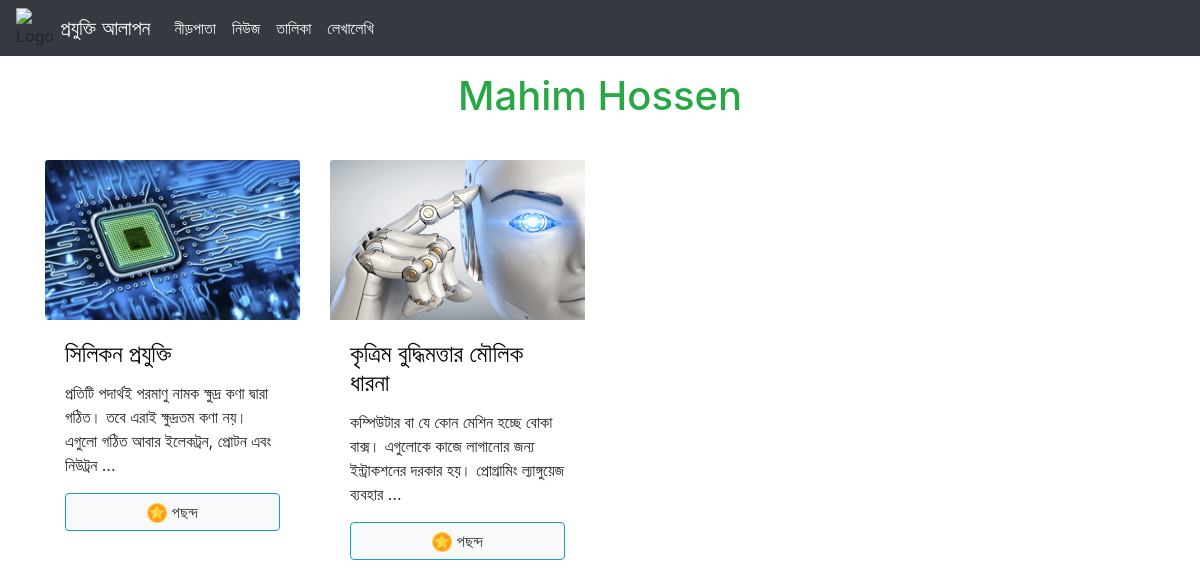
Page /project/person.php?userid=11 on the committed database.
### tables this page shows
CREATE TABLE `user_list` (
  `id` int(11) NOT NULL,
  `username` varchar(30) NOT NULL,
  `firstname` varchar(30) NOT NULL,
  `lastname` varchar(30) NOT NULL,
  `password` varchar(44) NOT NULL,
  `email` varchar(255) NOT NULL,
  `state` int(1) NOT NULL,
  `admin` int(1) NOT NULL
);

CREATE TABLE `posts` (
  `post_id` int(11) NOT NULL,
  `user_id` int(11) NOT NULL,
  `title` mediumtext NOT NULL,
  `date` date NOT NULL,
  `content` mediumtext NOT NULL,
  `state` int(1) NOT NULL
);

CREATE TABLE `picture` (
  `pic_id` int(11) NOT NULL,
  `post_id` int(11) NOT NULL,
  `user_id` int(11) NOT NULL,
  `caption` varchar(300) NOT NULL,
  `pic` varchar(512) NOT NULL
);

### project/person.php (the view, shortened to what this page needs)
<!DOCTYPE html>
<?php
    if(isset($_GET['userid'])){
        include_once "includes/connect_db.php";
        $iid = $_GET['userid'];
        mysqli_query($conn,'SET CHARACTER SET utf8');
        mysqli_query($conn,"SET SESSION collation_connection ='utf8_general_ci'");
    }
    else{
        header('location: index.php?id=not_set');
    }
?>
<html>
<?php include_once 'header.php';?>
<body>
    <?php include_once 'navbar.php'; ?>
    <div class="col-xl col-sm col-md align-self-center text-center py-3">
        <?php
            $sql = "select * from user_list where id=$iid;";
            $res = mysqli_query($conn,$sql);
            $row = mysqli_fetch_assoc($res);
        ?>
        <h1 class="h1 text-success"><?php
            echo $row['firstname']." ".$row['lastname']."</a>";
            ?>
        </h1>
    </div>
    <div class="container py-3">
        <div class="row">
            <p>
                <?php
                $sql = "select * from posts where user_id='$iid';";
                $res = mysqli_query($conn,$sql);
                while($row = mysqli_fetch_assoc($res)){
                    $id = $row['post_id'];
                    $sql2 = "select * from picture where post_id=$id;";
                    $res2 = mysqli_query($conn,$sql2);
                    $pic = mysqli_fetch_assoc($res2);
                    $loc = "uploads/".$pic['pic'];
                    if($row['state']==1){
                        echo
                        "<div class='col-sm-3 zoomtext'>
                            <a href='read.php?ID=$id' style='text-decoration:none;'>
                            <img class='card-img-top' src=$loc alt='Card image' style='height:10rem;widht:6px;'></a>
                            <div class='card-body'>
                                <a href='read.php?ID=$id' style='text-decoration:none;color:black;'>
                                <h4 class='card-title'>".$row['title']."</h4></a>
                                <p class='card-text'>".mb_substr($row['content'],0,125)."...</p>
                                <button class='btn btn-info bg-light btn-block text-dark'> <img src='res/star1.png' style='width:20px'; height:20px;> পছন্দ</button>
                            </div>
                        </div>";
                    }
                }
                ?>
        </p>
        </div>
    </div>
</body>
</html>

### rows in the picture
user_list: firstname "Mahim", lastname "Hossen"
posts: picture.pic (picture), title "সিলিকন প্রযুক্তি", content "প্রতিটি পদার্থই পরমাণু নামক ক্ষুদ্র কণা দ্বারা গঠিত। তবে এরাই ক্ষুদ্রতম কণা নয়। এগুলো গঠিত আবার ইলেকট্রন, প্রোটন এবং নিউট্রন", state 1 (drawn)
posts: picture.pic (picture), title "কৃত্রিম বুদ্ধিমত্তার মৌলিক ধারনা", content "কম্পিউটার বা যে কোন মেশিন হচ্ছে বোকা বাক্স। এগুলোকে কাজে লাগানোর জন্য ইন্ট্রাকশনের দরকার হয়। প্রোগ্রামিং ল্যাঙ্গুয়েজ ব্যবহার", state 1 (drawn)
